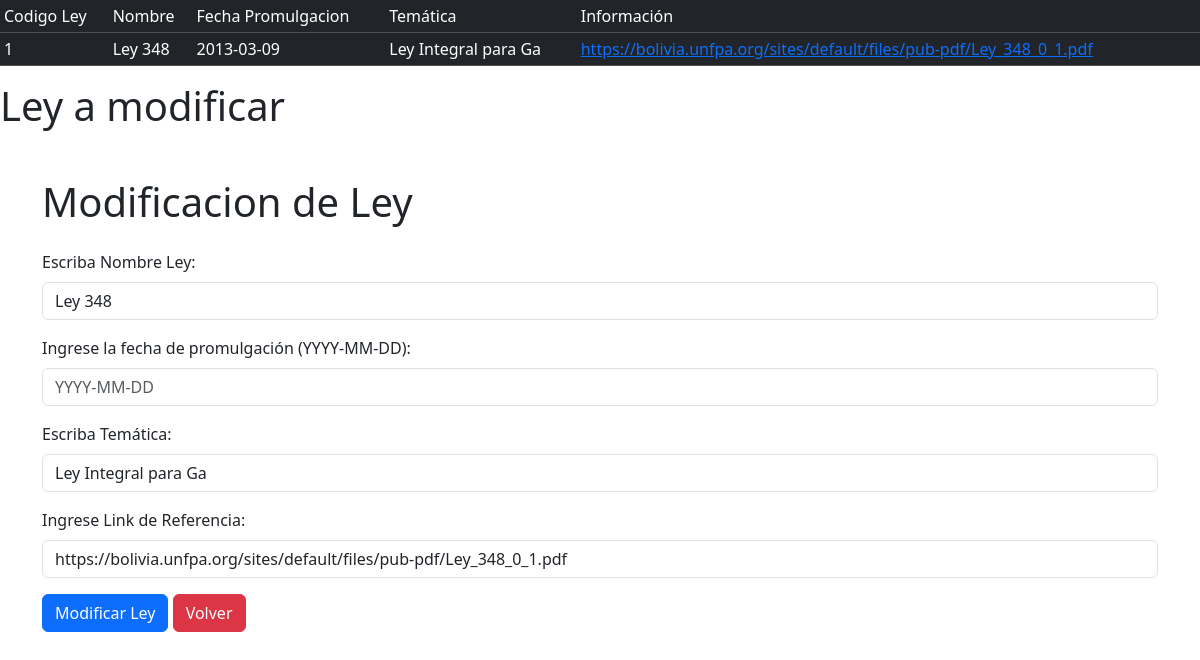
Page /controlador/leyModifica.php?cod=1 on the earlier database version.
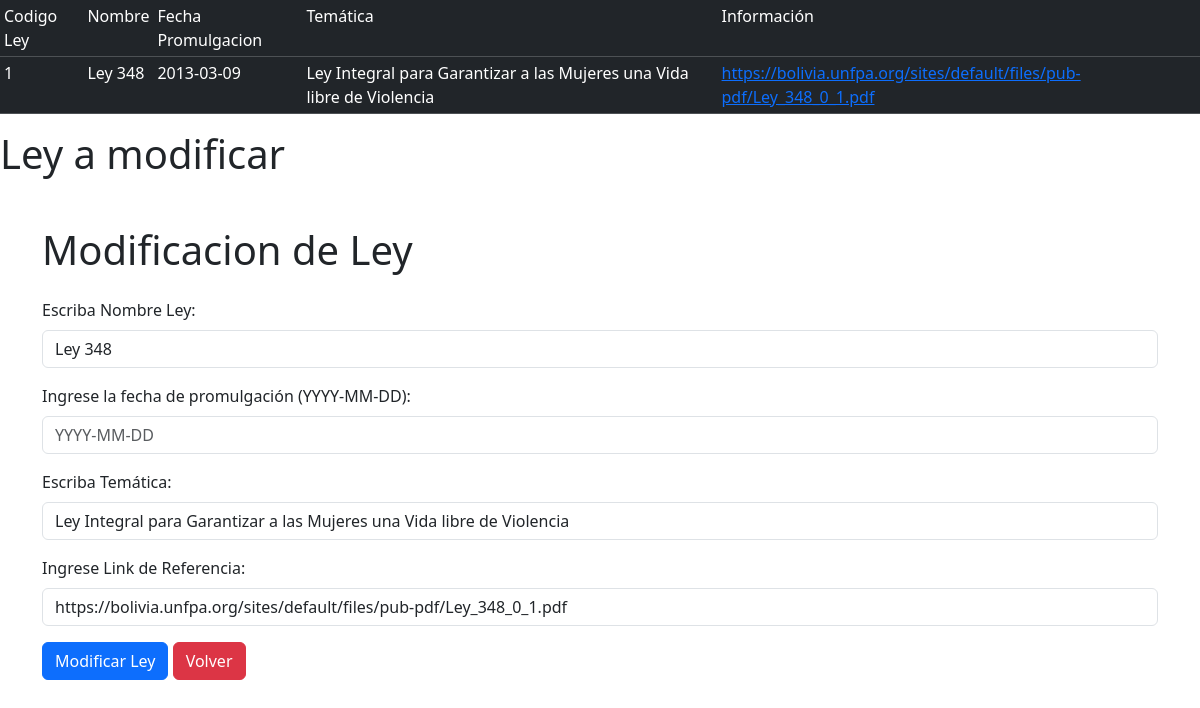
Same page on the later database version.
### tables this page shows
CREATE TABLE `ley_normativa` (
  `codLey` int(11) NOT NULL AUTO_INCREMENT,
  `nombre` varchar(20) DEFAULT NULL,
  `fecha_promulgacion` date DEFAULT NULL,
  `tematica` varchar(300) DEFAULT NULL,
  `informacion` varchar(300) DEFAULT NULL,
  `ci` int(11) DEFAULT NULL,
  PRIMARY KEY (`codLey`)
);

### controlador/leyModifica.php (called while the page is built, shortened)
<?php
$cod = $_GET['cod'];
include("../modelo/Ley_NormativaClase.php");
$car = new Ley_Normativa($cod, "", "", "", "");
$res = $car->lista_especifica();
$reg = $res->fetch_assoc();
$nom = $reg['nombre'];
$fecha = $reg['fecha_promulgacion'];
$tematica = $reg['tematica'];
$inf = $reg['informacion'];
include("../vista/LeyModifica.php");
?>

### modelo/Ley_NormativaClase.php (called while the page is built, shortened)
<?php
class Ley_Normativa{
    private $codLey;
    public function lista(){
        include("conexion.php");
        $db=new Conexion();
        $sql=$db->query("SELECT * FROM ley_normativa");
        return ($sql);
    }public function lista_especifica(){
        $db=new Conexion();
        $sql=$db->query("SELECT * FROM ley_normativa where codLey=$this->codLey");
        return ($sql);
    }
    public function setcodLey($codLey){
        $this->codLey=$codLey;
    }
}
?>

### vista/LeyModifica.php (the view, shortened to what this page needs)
<!DOCTYPE html>
<html lang="en">
<head>
    <link href="https://cdn.jsdelivr.net/npm/bootstrap@5.3.1/dist/css/bootstrap.min.css" rel="stylesheet">
</head>
<body>
    <table  class="table table-dark table-sm">
        <tr>
            <td>Codigo Ley</td>
            <td>Nombre</td>
            <td>Fecha Promulgacion</td>
            <td>Temática</td>
            <td>Información</td>
        </tr>
        <?php
                echo "<tr>";
                echo "<td>".$cod."</td>";
                echo "<td>".$nom."</td>";
                echo "<td>".$fecha."</td>";
                echo "<td>".$tematica."</td>";
                echo '<td><a href="' . $inf . '">' . $inf . '</a></td>';
                echo "</tr>";
        ?>
    </table>
    <h1>Ley a modificar</h1>
    <div class="container mt-5">
        <form action="" method="POST">
            <h1 class="mb-4">Modificacion de Ley</h1>
            <div class="mb-3">
                <label for="nom" class="form-label">Escriba Nombre Ley:</label>
                <input type="text" class="form-control" name="nom" id="nom" value="<?php echo $nom; ?>">
            </div>
            <div class="mb-3">
                <label for="fechaPromulgacion" class="form-label">Ingrese la fecha de promulgación (YYYY-MM-DD):</label>
                <input type="text" class="form-control" id="fechaPromulgacion" name="fechaPromulgacion" placeholder="YYYY-MM-DD" pattern="\d{4}-\d{2}-\d{2}" required>
            </div>
            <div class="mb-3">
                <label for="tem" class="form-label">Escriba Temática:</label>
                <input type="text" class="form-control" name="tem" id="tem" value="<?php echo $tematica; ?>">
            </div>
            <div class="mb-3">
                <label for="ref" class="form-label">Ingrese Link de Referencia:</label>
                <input type="text" class="form-control" name="ref" id="ref" value="<?php echo $inf; ?>">
            </div>
            <button type="submit" class="btn btn-primary" name="ModificarLey">Modificar Ley</button>
            <button type="button" class="btn btn-danger" onclick="window.location.href='../controlador/leyLista.php'">Volver</button>
        </form>
    </div>
</body>
</html>

Differences in the rows shown:
changed ley_normativa "Ley 348": tematica "Ley Integral para Ga" → "Ley Integral para Garantizar a las Mujeres una Vida libre de Violencia"; tem "Ley Integral para Ga" → "Ley Integral para Garantizar a las Mujeres una Vida libre de Violencia"
